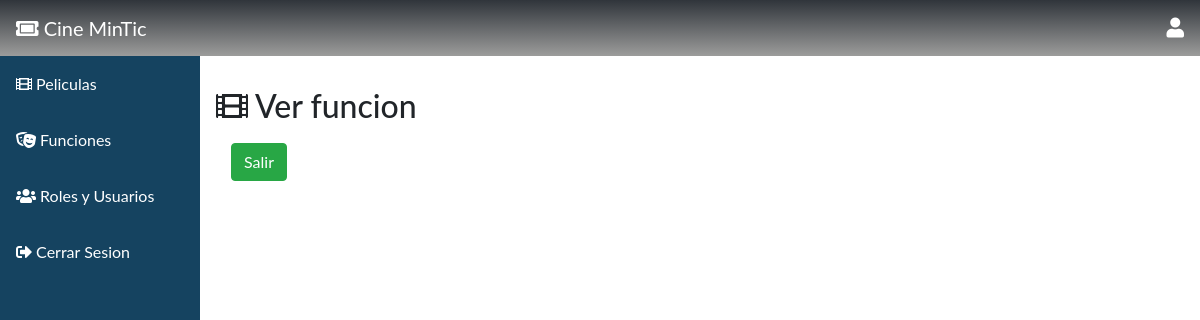
Before: /admin_funciones/ver/?id=5 with the older database file.
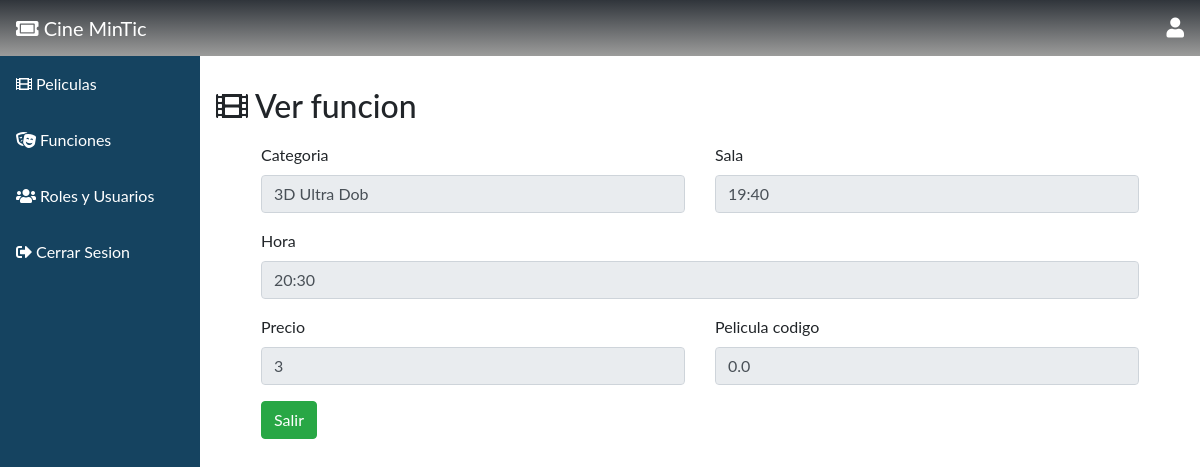
After: the same page with the newer database file.
### tables this page shows
CREATE TABLE funcion (id INTEGER PRIMARY KEY AUTOINCREMENT, categoria VARCHAR, hora1 TIME, hora2 TIME, hora3 TIME, sala VARCHAR, puntuacion DOUBLE, precio DOUBLE, pelicula_codigo INT REFERENCES pelicula (codigo) ON DELETE CASCADE ON UPDATE CASCADE);

### main.py (the view)
@app.route('/admin_funciones/ver/', methods=['GET', 'POST'])
def seefuncion():
    if request.method == 'GET':
        id=request.args.get('id')
        db=get_db()
        result=db.execute("SELECT * FROM funcion WHERE id=?",(id,))
        result= result.fetchall()
        db.close()
        return render_template('seefuncion.html',result=result)

### db.py (called while the page is built)
def get_db():
    try:
        if 'db' not in g:
            print('conectada')
            g.db = sqlite3.connect('cinemintic.db')
        return g.db
    except Error:
        print(Error)

### main.py (called while the page is built)
@app.before_request
def cargar_usuario_registrado():
    id_usuario = session.get('id_usuario')
    if id_usuario is None:
        g.user = None
    else:
        g.user = get_db().execute(
                'SELECT id, nombre, email, password,fecha_nacimiento,genero,cargo_id FROM usuario WHERE id = ?'
                ,
                (id_usuario,)
            ).fetchone()

### templates/seefuncion.html (shortened to what this page needs)
{% extends "bootstrap/base.html" %}
{% import "bootstrap/wtf.html" as wtf %}
{% block styles %}
  <link rel="stylesheet" href="https://maxcdn.bootstrapcdn.com/bootstrap/4.0.0/css/bootstrap.min.css">
  <link href="https://cdnjs.cloudflare.com/ajax/libs/font-awesome/5.13.0/css/all.min.css" rel="stylesheet">
{% endblock %}
{% block content %}
  <div class="sidebar">
    <a class="active" href="{{ url_for('home') }}"><i class="fas fa-ticket-alt"></i> Cine MinTic</a>
    <a href="{{ url_for('manage_movies') }}"><i class="fas fa-film"></i> Peliculas</a>
    <a href="{{ url_for('manage_functions') }}"><i class="fas fa-theater-masks"></i> Funciones</a>
    <a href="{{ url_for('manage_users') }}"><i class="fas fa-users"></i> Roles y Usuarios</a>
    <a href="#logout"><i class="fas fa-sign-out-alt"></i> Cerrar Sesion</a>
  </div>
  <nav style="background: linear-gradient(180deg, var(--black2) 0%, var(--black1) 100%);color: white;" class="navbar justify-content-between">
    <a class="navbar-brand"><i class="fas fa-ticket-alt"></i> Cine MinTic</a>
    <i style="font-size:20px" class="fas fa-user"></i>
  </nav>
  <div class="content">
    <div style="padding-top: 30px;padding-bottom: 10px;" class="row">
      <div class="col"><h2><i class="fas fa-film"></i> Ver funcion</h2></div>
    </div>
    {% for fila in result %}
    <form method="POST" action="{{ url_for('updatefuncion') }}" enctype="multipart/form-data">
      <div style="margin-left: 30px;margin-right: 30px;" class="row">
          <div class="col">
              <div class="form-group">
                <label for="exampleFormControlInput1">Categoria</label>
                <input type="text" readonly class="form-control" id="categoria" name="categoria" value="{{fila[1]}}">
              </div>
          </div>
          <div class="col">
              <div class="form-group">
                <label for="exampleFormControlSelect1">Sala</label>
                <input type="text" readonly class="form-control" id="sala" name="sala" value="{{fila[2]}}">
              </div>
          </div>
          <div class="col-12">
              <div class="form-group">
                <label for="exampleFormControlTextarea1">Hora</label>
                <input type="text" readonly class="form-control" id="hora" name="hora" value="{{fila[3]}}">
              </div>
          </div>
          <div class="col-6">
            <div class="form-group">
              <label for="exampleFormControlInput1">Precio</label>
              <input type="number" readonly class="form-control" id="precio" name="precio" value="{{fila[5]}}">
            </div>
        </div>
        <div class="col-6">
          <div class="form-group">
            <label for="exampleFormControlInput1">Pelicula  codigo</label>
            <input type="text" readonly  class="form-control" id="pelicula_codigo" name="pelicula_codigo" value="{{fila[6]}}">
          </div>
      </div>
      {% endfor %}
        <div class="col-12">
          <a class="btn btn-success" href="{{ url_for('manage_functions') }}">Salir</a>
        </div>
      </div>
    </form>
  </div>
{% endblock %}

Changed rows visible on the page:
added funcion: categoria "3D Ultra Dob", sala "19:40", hora "20:30", precio "3", pelicula_codigo "0.0"
